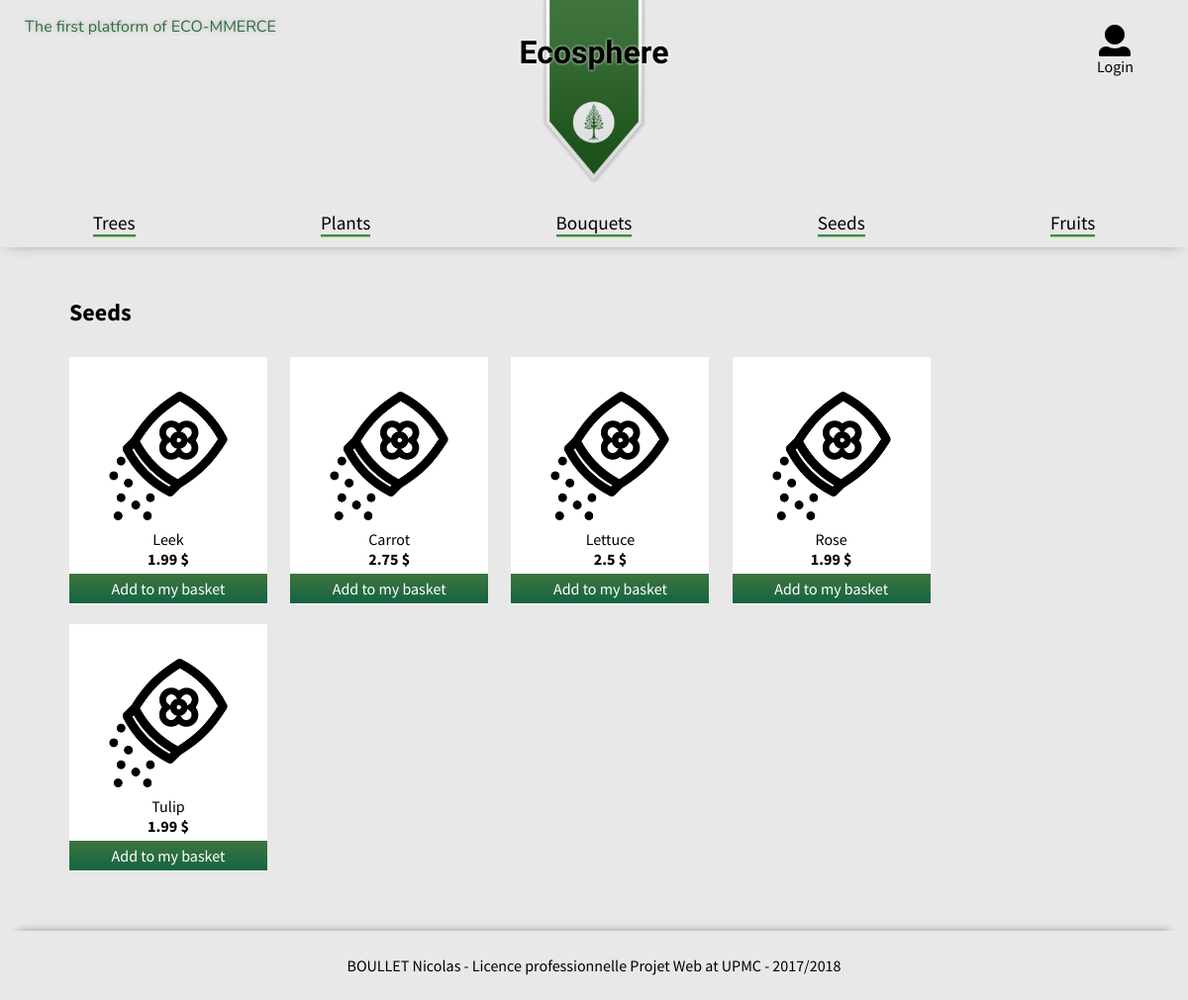
/index.php?ctrl=product&action=seeds, run on the app's committed database.
### tables this page shows
CREATE TABLE IF NOT EXISTS `product` (
  `id` int(11) NOT NULL,
  `type` text NOT NULL,
  `name` text NOT NULL,
  `price` float NOT NULL,
  `imgLink` text NOT NULL
);

### Controller/productController.php (called while the page is built, shortened)
<?php
class productController {
    private $productManager;
    public function __construct($db) {
        require('./model/Product.php');
        require_once('./model/ProductManager.php');
        $this->productManager = new ProductManager($db);
    }
    public function seeds() {
        $type = 'seed';
        $title = 'Seeds';
        $listProducts = $this->productManager->getProductByType($type);
        require('./View/default.php');
    }
}

### Model/ProductManager.php (called while the page is built, shortened)
<?php
class ProductManager {
    private $db;
    public function __construct($db) {
        $this->db = $db;
    }
    public function getProductByType($type) {
        $req = $this->db->prepare(
            'SELECT *
            FROM product
            WHERE type=:type
            ORDER BY id DESC
        ');
        $req->execute(
            array('type' => $type)
        );
        $result = $req->fetchAll();
        return $result;
    }
}

### View/product.php (the view)
<div id="product-box">
    <h2 class="padding-left-10px"><?php echo $title; ?></h2>
<?php
if(isset($listProducts) && !empty($listProducts)) {
    foreach($listProducts as $item) {
        ?>
        <div class="item">
            <img src="<?php echo $item['imgLink']; ?>" class="logo" alt="logo">
            <div class="text"><?php echo $item['name']; ?></div>
            <div class="price"><?php echo $item['price']; ?> $</div>
            <a href="./index.php?ctrl=basket&action=add&id=<?php echo $item['id']; ?>" class="no-deco"><div class="add-btn">Add to my basket</div></a>
        </div>
        <?php
    }
}
else {
    ?><p>No products were found in this category</p><?php
}
?>
</div>

### View/style/general.css (style rules this page uses)
.no-deco { text-decoration: none; color: inherit; }
.padding-left-10px { padding-left: 10px; }
body { background-color: #e8e8e8; min-height: 100%; margin: 0; font-family: 'Source Sans Pro', sans-serif; }
a { color: #66AD66; }

### View/style/mainSection.css (style rules this page uses)
#newItems, #product-box { width: 90%; margin: 10px auto; }
#newItems .item, #newItems .all-product, #product-box .item { display: flex; justify-content: flex-start; flex-flow: row wrap; display: inline-block; width: 200px; height: 250px; margin: 10px; background: #fff; }
#newItems .item .logo, #newItems .consultAll .logo, #product-box .item .logo { width: 130px; height: 130px; margin: 35px; margin-bottom: 5px; }
#newItems .item>.text, #newItems .item>.price, #newItems .consultAll>.text, #product-box .item>.text, #product-box .item>.price { width: 150px; margin: auto; text-align: center; }
#newItems .item>.price, #product-box .item>.price { font-weight: bold; margin-bottom: 5px; }
#newItems .item>a>.add-btn, #product-box .item>a>.add-btn { display: flex; justify-content:space-around; flex-flow: column wrap; height: 30px; text-align: center; color: #fff; background: #2e6e3f; background: -moz-linear-gradient(top, #3F753D 0%, #146444 100%); background: -webkit-linear-gradient(top, #3F753D 0%,#146444 100%); background: linear-gradient(to bottom, #3F753D 0%,#146444 100%); filter: progid:DXImageTransform.Microsoft.gradient( startColorstr='#2e6e3f', endColorstr='#0f3f29',GradientType=0 ); }

### data on the page
product: imgLink (picture), name "Leek", price "1.99"
product: imgLink (picture), name "Carrot", price "2.75"
product: imgLink (picture), name "Lettuce", price "2.5"
product: imgLink (picture), name "Rose", price "1.99"
product: imgLink (picture), name "Tulip", price "1.99"

### other printed values
$title "Seeds"
